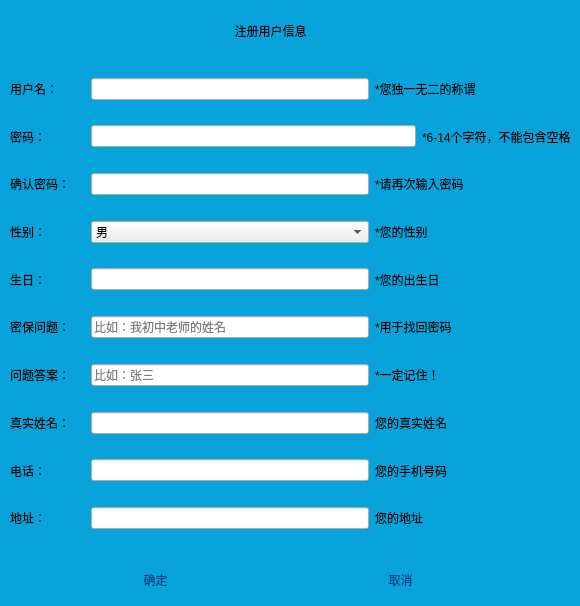
<?xml version="1.0" encoding="UTF-8"?>
<ui version="4.0">
 <class>RegisterDialog</class>
 <widget class="QDialog" name="RegisterDialog">
  <property name="geometry">
   <rect>
    <x>0</x>
    <y>0</y>
    <width>580</width>
    <height>606</height>
   </rect>
  </property>
  <property name="windowTitle">
   <string>Dialog</string>
  </property>
  <property name="styleSheet">
   <string notr="true">*{
	font: 9pt &quot;微软雅黑&quot;;
}

#RegisterDialog{
	border-radius:2px;
	background-color: #09A3DC;
}

#RegisterDialog QPushButton{
	    border: none;
        color: rgb(2, 65, 132);
        background: transparent;
}

#RegisterDialog QPushButton:hover{
	    background: rgb(187, 212, 238);
}

#RegisterDialog QPushButton:pressed{
	    background: rgb(6, 94, 187);
}

</string>
  </property>
  <widget class="QLabel" name="label_title">
   <property name="geometry">
    <rect>
     <x>140</x>
     <y>10</y>
     <width>261</width>
     <height>41</height>
    </rect>
   </property>
   <property name="text">
    <string>注册用户信息</string>
   </property>
   <property name="alignment">
    <set>Qt::AlignCenter</set>
   </property>
  </widget>
  <widget class="QPushButton" name="PB_cancel">
   <property name="geometry">
    <rect>
     <x>360</x>
     <y>570</y>
     <width>81</width>
     <height>20</height>
    </rect>
   </property>
   <property name="sizePolicy">
    <sizepolicy hsizetype="Preferred" vsizetype="Fixed">
     <horstretch>0</horstretch>
     <verstretch>0</verstretch>
    </sizepolicy>
   </property>
   <property name="text">
    <string>取消</string>
   </property>
  </widget>
  <widget class="QPushButton" name="PB_sure">
   <property name="geometry">
    <rect>
     <x>120</x>
     <y>570</y>
     <width>71</width>
     <height>20</height>
    </rect>
   </property>
   <property name="sizePolicy">
    <sizepolicy hsizetype="Preferred" vsizetype="Fixed">
     <horstretch>0</horstretch>
     <verstretch>0</verstretch>
    </sizepolicy>
   </property>
   <property name="text">
    <string>确定</string>
   </property>
  </widget>
  <widget class="QWidget" name="">
   <property name="geometry">
    <rect>
     <x>10</x>
     <y>68</y>
     <width>561</width>
     <height>471</height>
    </rect>
   </property>
   <layout class="QVBoxLayout" name="verticalLayout">
    <item>
     <layout class="QHBoxLayout" name="horizontalLayout">
      <item>
       <widget class="QLabel" name="label_Nickname">
        <property name="sizePolicy">
         <sizepolicy hsizetype="Fixed" vsizetype="Preferred">
          <horstretch>0</horstretch>
          <verstretch>0</verstretch>
         </sizepolicy>
        </property>
        <property name="minimumSize">
         <size>
          <width>75</width>
          <height>0</height>
         </size>
        </property>
        <property name="maximumSize">
         <size>
          <width>75</width>
          <height>16777215</height>
         </size>
        </property>
        <property name="text">
         <string>用户名：</string>
        </property>
       </widget>
      </item>
      <item>
       <widget class="QLineEdit" name="LE_Nickname">
        <property name="sizePolicy">
         <sizepolicy hsizetype="Fixed" vsizetype="Fixed">
          <horstretch>0</horstretch>
          <verstretch>0</verstretch>
         </sizepolicy>
        </property>
        <property name="minimumSize">
         <size>
          <width>278</width>
          <height>0</height>
         </size>
        </property>
        <property name="maximumSize">
         <size>
          <width>278</width>
          <height>16777215</height>
         </size>
        </property>
       </widget>
      </item>
      <item>
       <widget class="QLabel" name="label_DesNickname">
        <property name="text">
         <string>*您独一无二的称谓</string>
        </property>
       </widget>
      </item>
     </layout>
    </item>
    <item>
     <layout class="QHBoxLayout" name="horizontalLayout_2">
      <item>
       <widget class="QLabel" name="label_Pwd">
        <property name="sizePolicy">
         <sizepolicy hsizetype="Fixed" vsizetype="Preferred">
          <horstretch>0</horstretch>
          <verstretch>0</verstretch>
         </sizepolicy>
        </property>
        <property name="minimumSize">
         <size>
          <width>75</width>
          <height>0</height>
         </size>
        </property>
        <property name="text">
         <string>密码：</string>
        </property>
       </widget>
      </item>
      <item>
       <widget class="QLineEdit" name="LE_Pwd"/>
      </item>
      <item>
       <widget class="QLabel" name="label_DesPwd">
        <property name="text">
         <string>*6-14个字符，不能包含空格</string>
        </property>
       </widget>
      </item>
     </layout>
    </item>
    <item>
     <layout class="QHBoxLayout" name="horizontalLayout_3">
      <item>
       <widget class="QLabel" name="label_ConfirmPwd">
        <property name="sizePolicy">
         <sizepolicy hsizetype="Fixed" vsizetype="Preferred">
          <horstretch>0</horstretch>
          <verstretch>0</verstretch>
         </sizepolicy>
        </property>
        <property name="minimumSize">
         <size>
          <width>75</width>
          <height>0</height>
         </size>
        </property>
        <property name="text">
         <string>确认密码：</string>
        </property>
       </widget>
      </item>
      <item>
       <widget class="QLineEdit" name="LE_ConfirmPwd">
        <property name="sizePolicy">
         <sizepolicy hsizetype="Fixed" vsizetype="Fixed">
          <horstretch>0</horstretch>
          <verstretch>0</verstretch>
         </sizepolicy>
        </property>
        <property name="minimumSize">
         <size>
          <width>278</width>
          <height>0</height>
         </size>
        </property>
       </widget>
      </item>
      <item>
       <widget class="QLabel" name="label_DesConfirmPwd">
        <property name="text">
         <string>*请再次输入密码</string>
        </property>
       </widget>
      </item>
     </layout>
    </item>
    <item>
     <layout class="QHBoxLayout" name="horizontalLayout_4">
      <item>
       <widget class="QLabel" name="label_Sex">
        <property name="sizePolicy">
         <sizepolicy hsizetype="Fixed" vsizetype="Preferred">
          <horstretch>0</horstretch>
          <verstretch>0</verstretch>
         </sizepolicy>
        </property>
        <property name="minimumSize">
         <size>
          <width>75</width>
          <height>0</height>
         </size>
        </property>
        <property name="text">
         <string>性别：</string>
        </property>
       </widget>
      </item>
      <item>
       <widget class="QComboBox" name="cbx_Sex">
        <property name="sizePolicy">
         <sizepolicy hsizetype="Fixed" vsizetype="Fixed">
          <horstretch>0</horstretch>
          <verstretch>0</verstretch>
         </sizepolicy>
        </property>
        <property name="minimumSize">
         <size>
          <width>278</width>
          <height>0</height>
         </size>
        </property>
        <item>
         <property name="text">
          <string>男</string>
         </property>
        </item>
        <item>
         <property name="text">
          <string>女</string>
         </property>
        </item>
       </widget>
      </item>
      <item>
       <widget class="QLabel" name="label_DesSex">
        <property name="text">
         <string>*您的性别</string>
        </property>
       </widget>
      </item>
     </layout>
    </item>
    <item>
     <layout class="QHBoxLayout" name="horizontalLayout_5">
      <item>
       <widget class="QLabel" name="label_Birthday">
        <property name="sizePolicy">
         <sizepolicy hsizetype="Fixed" vsizetype="Preferred">
          <horstretch>0</horstretch>
          <verstretch>0</verstretch>
         </sizepolicy>
        </property>
        <property name="minimumSize">
         <size>
          <width>75</width>
          <height>0</height>
         </size>
        </property>
        <property name="text">
         <string>生日：</string>
        </property>
       </widget>
      </item>
      <item>
       <widget class="CustomLineEdit" name="LE_Birthday">
        <property name="sizePolicy">
         <sizepolicy hsizetype="Fixed" vsizetype="Fixed">
          <horstretch>0</horstretch>
          <verstretch>0</verstretch>
         </sizepolicy>
        </property>
        <property name="minimumSize">
         <size>
          <width>278</width>
          <height>0</height>
         </size>
        </property>
       </widget>
      </item>
      <item>
       <widget class="QLabel" name="label_DesBirthday">
        <property name="text">
         <string>*您的出生日</string>
        </property>
       </widget>
      </item>
     </layout>
    </item>
    <item>
     <layout class="QHBoxLayout" name="horizontalLayout_6">
      <item>
       <widget class="QLabel" name="label_Question">
        <property name="sizePolicy">
         <sizepolicy hsizetype="Fixed" vsizetype="Preferred">
          <horstretch>0</horstretch>
          <verstretch>0</verstretch>
         </sizepolicy>
        </property>
        <property name="minimumSize">
         <size>
          <width>75</width>
          <height>0</height>
         </size>
        </property>
        <property name="text">
         <string>密保问题：</string>
        </property>
       </widget>
      </item>
      <item>
       <widget class="QLineEdit" name="LE_Question">
        <property name="sizePolicy">
         <sizepolicy hsizetype="Fixed" vsizetype="Fixed">
          <horstretch>0</horstretch>
          <verstretch>0</verstretch>
         </sizepolicy>
        </property>
        <property name="minimumSize">
         <size>
          <width>278</width>
          <height>0</height>
         </size>
        </property>
        <property name="placeholderText">
         <string>比如：我初中老师的姓名</string>
        </property>
       </widget>
      </item>
      <item>
       <widget class="QLabel" name="label_DesQuestion">
        <property name="text">
         <string>*用于找回密码</string>
        </property>
       </widget>
      </item>
     </layout>
    </item>
    <item>
     <layout class="QHBoxLayout" name="horizontalLayout_7">
      <item>
       <widget class="QLabel" name="label_Answer">
        <property name="sizePolicy">
         <sizepolicy hsizetype="Fixed" vsizetype="Preferred">
          <horstretch>0</horstretch>
          <verstretch>0</verstretch>
         </sizepolicy>
        </property>
        <property name="minimumSize">
         <size>
          <width>75</width>
          <height>0</height>
         </size>
        </property>
        <property name="text">
         <string>问题答案：</string>
        </property>
       </widget>
      </item>
      <item>
       <widget class="QLineEdit" name="LE_Answer">
        <property name="sizePolicy">
         <sizepolicy hsizetype="Fixed" vsizetype="Fixed">
          <horstretch>0</horstretch>
          <verstretch>0</verstretch>
         </sizepolicy>
        </property>
        <property name="minimumSize">
         <size>
          <width>278</width>
          <height>0</height>
         </size>
        </property>
        <property name="placeholderText">
         <string>比如：张三</string>
        </property>
       </widget>
      </item>
      <item>
       <widget class="QLabel" name="label_DesAnswer">
        <property name="text">
         <string>*一定记住！</string>
        </property>
       </widget>
      </item>
     </layout>
    </item>
    <item>
     <layout class="QHBoxLayout" name="horizontalLayout_8">
      <item>
       <widget class="QLabel" name="label_Name">
        <property name="sizePolicy">
         <sizepolicy hsizetype="Fixed" vsizetype="Preferred">
          <horstretch>0</horstretch>
          <verstretch>0</verstretch>
         </sizepolicy>
        </property>
        <property name="minimumSize">
         <size>
          <width>75</width>
          <height>0</height>
         </size>
        </property>
        <property name="text">
         <string>真实姓名：</string>
        </property>
       </widget>
      </item>
      <item>
       <widget class="QLineEdit" name="LE_Name">
        <property name="sizePolicy">
         <sizepolicy hsizetype="Fixed" vsizetype="Fixed">
          <horstretch>0</horstretch>
          <verstretch>0</verstretch>
         </sizepolicy>
        </property>
        <property name="minimumSize">
         <size>
          <width>278</width>
          <height>0</height>
         </size>
        </property>
       </widget>
      </item>
      <item>
       <widget class="QLabel" name="label_DesName">
        <property name="text">
         <string>您的真实姓名</string>
        </property>
       </widget>
      </item>
     </layout>
    </item>
    <item>
     <layout class="QHBoxLayout" name="horizontalLayout_9">
      <item>
       <widget class="QLabel" name="label_Phone">
        <property name="sizePolicy">
         <sizepolicy hsizetype="Fixed" vsizetype="Preferred">
          <horstretch>0</horstretch>
          <verstretch>0</verstretch>
         </sizepolicy>
        </property>
        <property name="minimumSize">
         <size>
          <width>75</width>
          <height>0</height>
         </size>
        </property>
        <property name="text">
         <string>电话：</string>
        </property>
       </widget>
      </item>
      <item>
       <widget class="QLineEdit" name="LE_Phone">
        <property name="sizePolicy">
         <sizepolicy hsizetype="Fixed" vsizetype="Fixed">
          <horstretch>0</horstretch>
          <verstretch>0</verstretch>
         </sizepolicy>
        </property>
        <property name="minimumSize">
         <size>
          <width>278</width>
          <height>0</height>
         </size>
        </property>
       </widget>
      </item>
      <item>
       <widget class="QLabel" name="label_DesPhone">
        <property name="text">
         <string>您的手机号码</string>
        </property>
       </widget>
      </item>
     </layout>
    </item>
    <item>
     <layout class="QHBoxLayout" name="horizontalLayout_10">
      <item>
       <widget class="QLabel" name="label_Address">
        <property name="sizePolicy">
         <sizepolicy hsizetype="Fixed" vsizetype="Preferred">
          <horstretch>0</horstretch>
          <verstretch>0</verstretch>
         </sizepolicy>
        </property>
        <property name="minimumSize">
         <size>
          <width>75</width>
          <height>0</height>
         </size>
        </property>
        <property name="text">
         <string>地址：</string>
        </property>
       </widget>
      </item>
      <item>
       <widget class="QLineEdit" name="LE_Address">
        <property name="sizePolicy">
         <sizepolicy hsizetype="Fixed" vsizetype="Fixed">
          <horstretch>0</horstretch>
          <verstretch>0</verstretch>
         </sizepolicy>
        </property>
        <property name="minimumSize">
         <size>
          <width>278</width>
          <height>0</height>
         </size>
        </property>
       </widget>
      </item>
      <item>
       <widget class="QLabel" name="label_DesAddress">
        <property name="text">
         <string>您的地址</string>
        </property>
       </widget>
      </item>
     </layout>
    </item>
   </layout>
  </widget>
  <zorder>LE_Nickname</zorder>
  <zorder>label_title</zorder>
  <zorder>label_DesNickname</zorder>
  <zorder>label_DesPwd</zorder>
  <zorder>label_DesConfirmPwd</zorder>
  <zorder>LE_ConfirmPwd</zorder>
  <zorder>label_ConfirmPwd</zorder>
  <zorder>label_Sex</zorder>
  <zorder>cbx_Sex</zorder>
  <zorder>label_DesSex</zorder>
  <zorder>label_Birthday</zorder>
  <zorder>LE_Birthday</zorder>
  <zorder>label_DesBirthday</zorder>
  <zorder>label_DesQuestion</zorder>
  <zorder>label_Question</zorder>
  <zorder>LE_Question</zorder>
  <zorder>label_DesAnswer</zorder>
  <zorder>label_Answer</zorder>
  <zorder>LE_Answer</zorder>
  <zorder>label_DesName</zorder>
  <zorder>label_Name</zorder>
  <zorder>LE_Name</zorder>
  <zorder>label_DesPhone</zorder>
  <zorder>label_Phone</zorder>
  <zorder>LE_Phone</zorder>
  <zorder>label_DesAddress</zorder>
  <zorder>LE_Address</zorder>
  <zorder>label_Address</zorder>
 </widget>
 <customwidgets>
  <customwidget>
   <class>CustomLineEdit</class>
   <extends>QLineEdit</extends>
   <header location="global">customlineedit.h</header>
  </customwidget>
 </customwidgets>
 <resources/>
 <connections/>
</ui>
